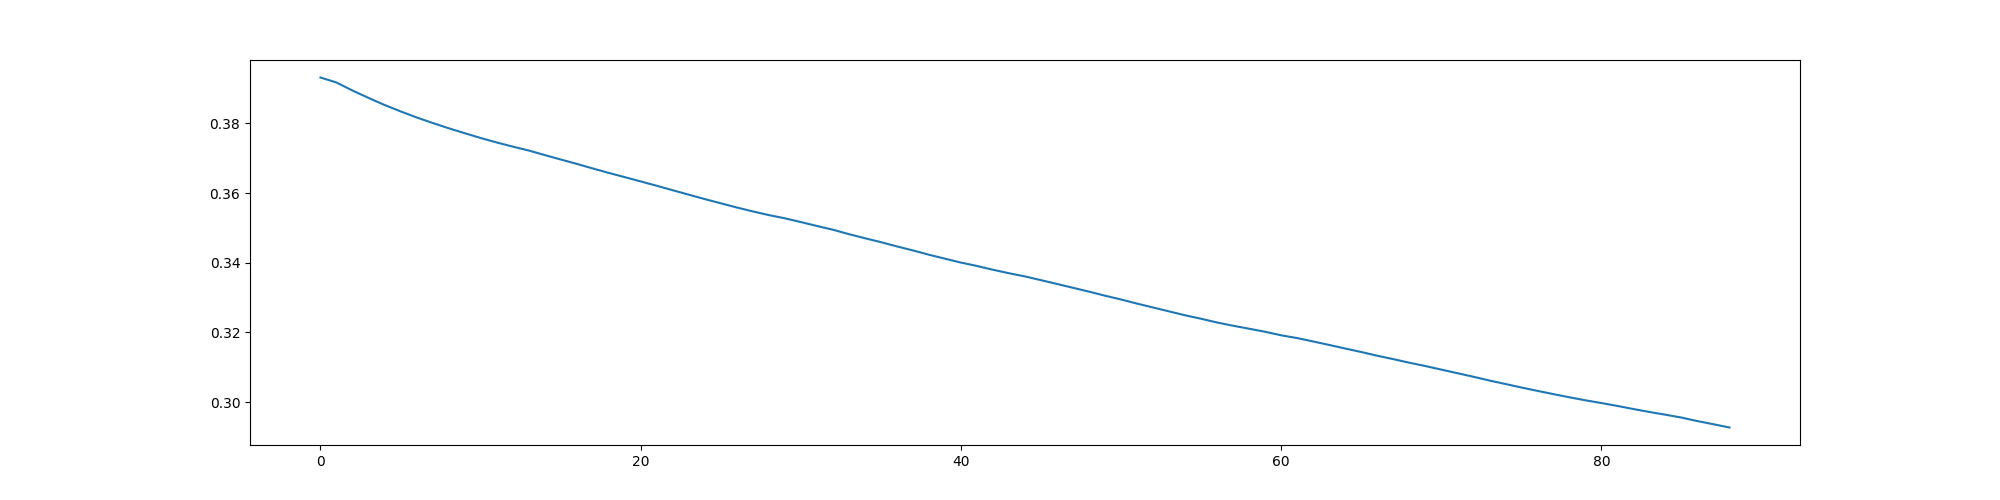

Write Python code to recreate this figure.
import math
import random

import gym
import numpy as np

import torch
import torch.nn as nn
import torch.optim as optim
import torch.nn.functional as F
from torch.distributions import Normal
import argparse

from IPython.display import clear_output
import matplotlib.pyplot as plt
from matplotlib import animation
from IPython.display import display
import pickle
import gzip



parser = argparse.ArgumentParser(description='Train or test neural net motor controller.')
parser.add_argument('--train', dest='train', action='store_true', default=False)
parser.add_argument('--test', dest='test', action='store_true', default=True)

args = parser.parse_args()

save_path='./pointnet_model/'

GPU = True
device_idx = 0
if GPU:
    device = torch.device("cuda:" + str(device_idx) if torch.cuda.is_available() else "cpu")
else:
    device = torch.device("cpu")
print(device)


class PointNet(nn.Module):
    def __init__(self, img_dim, img_channel, num_landmarks, heatmap_size, gaussian_std=2., learning_rate= 6e-4, weight_decay=5e-4):  # square image, width=height=img_dim
        super(PointNet, self).__init__()
        self.CONV_NUM_FEATURE_MAP=32
        self.CONV_KERNEL_SIZE=4
        self.CONV_STRIDE=2
        self.CONV_PADDING=1
        self.IMG_DIM=img_dim
        self.HEATMAP_SIZE=heatmap_size
        self.IMG_CHANNEL=img_channel
        self.STD = gaussian_std

        ''' generate landmarks from target images '''
        self.landmark_detector=nn.Sequential(
            nn.Conv2d(img_channel, self.CONV_NUM_FEATURE_MAP, self.CONV_KERNEL_SIZE, self.CONV_STRIDE, self.CONV_PADDING, bias=False),  # in_channels, out_channels, kernel_size, stride=1, padding=0
            nn.LeakyReLU(0.2, inplace=True),
            nn.Conv2d(self.CONV_NUM_FEATURE_MAP, self.CONV_NUM_FEATURE_MAP * 2, self.CONV_KERNEL_SIZE, self.CONV_STRIDE, self.CONV_PADDING, bias=False),
            nn.BatchNorm2d(self.CONV_NUM_FEATURE_MAP * 2),
            nn.LeakyReLU(0.2, inplace=True),
            nn.Conv2d(self.CONV_NUM_FEATURE_MAP*2, self.CONV_NUM_FEATURE_MAP * 4, self.CONV_KERNEL_SIZE, self.CONV_STRIDE, self.CONV_PADDING, bias=False),
            nn.BatchNorm2d(self.CONV_NUM_FEATURE_MAP * 4),
            nn.LeakyReLU(0.2, inplace=True),
            nn.Conv2d(self.CONV_NUM_FEATURE_MAP*4, num_landmarks, 1, 1, 0, bias=False)
            )

        ''' extract features (same shape as heatmap) in original images '''
        self.feature_extractor=nn.Sequential(
            nn.Conv2d(img_channel, self.CONV_NUM_FEATURE_MAP, self.CONV_KERNEL_SIZE, self.CONV_STRIDE, self.CONV_PADDING, bias=False),  # in_channels, out_channels, kernel_size, stride=1, padding=0
            nn.LeakyReLU(0.2, inplace=True),
            nn.Conv2d(self.CONV_NUM_FEATURE_MAP, self.CONV_NUM_FEATURE_MAP * 2, self.CONV_KERNEL_SIZE, self.CONV_STRIDE, self.CONV_PADDING, bias=False),
            nn.BatchNorm2d(self.CONV_NUM_FEATURE_MAP * 2),
            nn.LeakyReLU(0.2, inplace=True),
            nn.Conv2d(self.CONV_NUM_FEATURE_MAP*2, self.CONV_NUM_FEATURE_MAP * 4, self.CONV_KERNEL_SIZE, self.CONV_STRIDE, self.CONV_PADDING, bias=False),
            nn.BatchNorm2d(self.CONV_NUM_FEATURE_MAP * 4),
            nn.LeakyReLU(0.2, inplace=True),
            )

        ''' image generation '''
        self.regressor= nn.Sequential(
            nn.ConvTranspose2d( self.CONV_NUM_FEATURE_MAP * 4 + num_landmarks, self.CONV_NUM_FEATURE_MAP * 2, self.CONV_KERNEL_SIZE, self.CONV_STRIDE, self.CONV_PADDING, bias=False),
            nn.BatchNorm2d(self.CONV_NUM_FEATURE_MAP * 2),
            nn.ReLU(True),
            nn.ConvTranspose2d( self.CONV_NUM_FEATURE_MAP * 2, self.CONV_NUM_FEATURE_MAP, self.CONV_KERNEL_SIZE, self.CONV_STRIDE, self.CONV_PADDING, bias=False),
            nn.BatchNorm2d(self.CONV_NUM_FEATURE_MAP),
            nn.ReLU(True),
            nn.ConvTranspose2d(self.CONV_NUM_FEATURE_MAP, self.IMG_CHANNEL, self.CONV_KERNEL_SIZE, self.CONV_STRIDE, self.CONV_PADDING, bias=False),
            nn.BatchNorm2d(self.IMG_CHANNEL),
            nn.Sigmoid()
            )

        self.landmark_detector=self.landmark_detector.to(device)
        self.feature_extractor=self.feature_extractor.to(device)
        self.regressor=self.regressor.to(device)

        parameters_list=list(self.landmark_detector.parameters())+list(self.feature_extractor.parameters())+list(self.regressor.parameters())
        self.optimizer = torch.optim.Adam(parameters_list, lr=learning_rate, weight_decay=weight_decay)


        # output_size = (i-k+2p)//2+1
        h_dim2 = int(num_landmarks*(img_dim/(self.CONV_STRIDE*self.CONV_STRIDE*self.CONV_STRIDE))**2)


        # generate heatmap meshgrid
        x=np.linspace(0, self.HEATMAP_SIZE-1, self.HEATMAP_SIZE)
        y=np.linspace(0, self.HEATMAP_SIZE-1, self.HEATMAP_SIZE)
        xx,yy=np.meshgrid(x,y)
        self.xy=np.concatenate((xx[:, :,np.newaxis],yy[:, :,np.newaxis]), axis=2)

    def forward(self, x, x_):
        # get landmarks -> gaussian heatmaps from target images
        landmarks_col, landmarks_row = self.generate_landmarks(x_)
        gaussian_heatmaps=self.gaussian_heatmap(landmarks_col, landmarks_row)  # (256, 5, 16, 16)

        # extract features from source images
        target_features=self.feature_extractor(x)  # (256, 128, 16, 16)

        # generate new target images with gaussian heatmaps from target images and features from original images
        generation_input=torch.cat((target_features, gaussian_heatmaps), dim=1)  # concatenate the features and gaussian heatmaps along the channel dimension, shape: (256, 133, 16, 16)
        generated_images = self.regressor(generation_input)  # (256, 3, 128, 128)

        return generated_images

    def update(self, x, x_):
        ''' update the pointnet, including 3 models '''
        criterion = nn.MSELoss()
        generated_x_=self.forward(x, x_)
        recon_loss = criterion(generated_x_, x_.detach())

        self.optimizer.zero_grad()
        recon_loss.backward()
        self.optimizer.step()

        return recon_loss.item()

    def generate_landmarks(self, x):
        ''' generate landmarks from images '''

        heatmaps=self.generate_heatmaps(x)  # (256, 5, 16, 16)
        landmarks_col, landmarks_row=self.condense(heatmaps)  # (256, 5, 1)

        return landmarks_col, landmarks_row


    def generate_heatmaps(self, x):
        ''' step 1 '''
        x=x.view(-1, self.IMG_CHANNEL, self.IMG_DIM, self.IMG_DIM)
        x=self.landmark_detector(x)

        return x

    def condense(self, heatmaps):
        ''' step 2 
        heatmaps: (Batch, Landmarks, Width, Height)
        '''
        col=heatmaps.sum(dim=-1)
        row=heatmaps.sum(dim=-2)
        softmax=torch.nn.Softmax(dim=-1) 
        prob_col=softmax(col)
        prob_row=softmax(row)
        col_grid=torch.linspace(0, self.HEATMAP_SIZE-1, self.HEATMAP_SIZE).unsqueeze(1)
        row_grid=torch.linspace(0, self.HEATMAP_SIZE-1, self.HEATMAP_SIZE).unsqueeze(1)
        landmarks_col=torch.matmul(prob_col, col_grid)
        landmarks_row=torch.matmul(prob_row, row_grid) 

        return landmarks_col, landmarks_row


    def gaussian_heatmap(self, landmarks_col, landmarks_row):
        ''' step 3: fit a gaussian for each landmark '''
        assert landmarks_col.shape == landmarks_row.shape
        heatmap_batch=[]
        for i in range(landmarks_col.shape[0]): # per image
            heatmap_list=[]
            for j in range(landmarks_col.shape[1]): # per landmark
                mean=[landmarks_col[i][j], landmarks_row[i][j]]
                std=2*[self.STD]  # fixed standard deviation
                dis=Normal(torch.FloatTensor(mean), torch.FloatTensor(std))

                heatmap=torch.exp(dis.log_prob(torch.FloatTensor(self.xy)).sum(dim=-1))
                heatmap_list.append(heatmap)
                
            heatmap_list=torch.stack(heatmap_list)  # transfer list to torch tensor
            heatmap_batch.append(heatmap_list)

        return torch.stack(heatmap_batch)

    def save_model(self):
        torch.save(self.landmark_detector.state_dict(), save_path+'landmark_detector.pth')
        torch.save(self.feature_extractor.state_dict(), save_path+'feature_extractor.pth')
        torch.save(self.regressor.state_dict(),save_path+'regressor.pth')

    def load_model(self):
        self.landmark_detector.load_state_dict(torch.load(save_path+'landmark_detector.pth'))
        self.feature_extractor.load_state_dict(torch.load(save_path+'feature_extractor.pth'))
        self.regressor.load_state_dict(torch.load(save_path+'regressor.pth'))


def plot(x):
    clear_output(True)
    plt.figure(figsize=(20,5))
    plt.plot(x)
    plt.savefig('pointnet.png')
    # plt.show()


img_dim=128
img_channel=3
num_landmarks=5
heatmap_size=16  # width and height of heatmap
pointnet = PointNet(img_dim, img_channel, num_landmarks, heatmap_size)
total_data=1024
batch_data=256  # size of pickle batch
num_epochs=1000
batch_size=256 # size of training batch

if args.train:
    pointnet.load_model()  # if retrain
    f1 =gzip.open('./pointnet_data/s.gzip','rb')
    f2 =gzip.open('./pointnet_data/s_.gzip','rb')
    source_batch=[]
    target_batch=[]
    loss_list=[]
    ''' get the data '''
    for i in range(int(total_data/batch_data)):
        source_samples=pickle.load(f1) # image value 0-1, size:(128,128,3)
        target_samples=pickle.load(f2)
        for idx in range(len(source_samples)):
            source_sample=np.transpose(source_samples[idx], (2,0,1))
            target_sample=np.transpose(target_samples[idx], (2,0,1))
            source_batch.append(source_sample)
            target_batch.append(target_sample)
    source_batch=np.array(source_batch)  # (batch_size, img_channel, img_dim, img_dim )

    ''' train the model '''
    for epoch in range(num_epochs):
        train_loss=0.
        for i in range(int(total_data/batch_data)):
            train_source_batch=source_batch[i*batch_size: (i+1)*batch_size]
            train_target_batch=target_batch[i*batch_size: (i+1)*batch_size]
            train_source_batch=torch.Tensor(train_source_batch).to(device)
            train_target_batch=torch.Tensor(train_target_batch).to(device)
            loss = pointnet.update(train_source_batch, train_target_batch)
            train_loss+=loss

        print('Epoch: {}  | Loss: {:.4f}'.format(epoch, loss))
        
        loss_list.append(train_loss)
        if epoch%10:
            pointnet.save_model()
            plot(loss_list)
    
    pointnet.save_model()        
    f1.close()
    f2.close()

if args.test:
    pointnet.load_model()
    f1 =gzip.open('./pointnet_data/s.gzip','rb')
    f2 =gzip.open('./pointnet_data/s_.gzip','rb')
    source_samples=pickle.load(f1) # image value 0-1, size:(128,128,3)
    target_samples=pickle.load(f2)

    idx=18
    my_dpi=96  # tested at: https://www.infobyip.com/detectmonitordpi.php
    source_sample=np.transpose(source_samples[idx], (2,0,1))
    target_sample=np.transpose(target_samples[idx], (2,0,1))

    plt.figure(figsize=(img_dim/my_dpi, img_dim/my_dpi), dpi=my_dpi) # plot image with exact pixels
    plt.imshow(target_samples[idx])
    plt.savefig('./pointnet_data/'+'target.png')
    plt.imshow(source_samples[idx])
    plt.savefig('./pointnet_data/'+'original.png')
    source_sample=torch.Tensor(source_sample).unsqueeze(0).to(device)
    target_sample=torch.Tensor(target_sample).unsqueeze(0).to(device)

    xs, ys=pointnet.generate_landmarks(source_sample)  # generate landmarks from source image
    xs=xs.detach().cpu().numpy()
    ys=ys.detach().cpu().numpy()

    ''' 
    Here I just map the landmark coordinates from heatmaps to input images, but I'm not sure how original paper works.
    It seems a direct map does not make much sense as the landmark coordinates are in feature space, maybe get landmarks
    coordinates on original images through the regressor (deconvolution)?
    '''
    
    xs=xs*img_dim/heatmap_size
    ys=ys*img_dim/heatmap_size

    print(xs, ys)
    plt.scatter(xs, ys, marker="^", c='r', s=6)  # plot landmarks on original image
    plt.savefig('./pointnet_data/'+'landmark.png')

    generated_image=pointnet(source_sample, target_sample)  # generate image from source image to mimic the target image
    generated_image = np.transpose(generated_image.detach().cpu().numpy()[0], (1,2,0)) # (128, 128, 3)
    plt.imshow(generated_image)
    plt.savefig('./pointnet_data/'+'generated.png')
    # plt.show()

        



